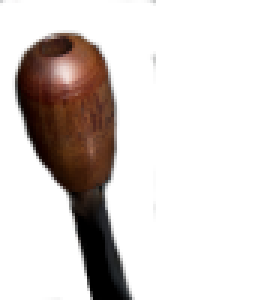
#> input picture assets/cockpit/gear1.png, 89 x 100 px (shown 3 times larger)
$ python -i image_processing.py   (imports and definitions only)
#> lines starting #> are read from the running program, lines starting #| are printed output that depends on the picture
#> further down, picture is the input picture: PIL image 89x100 RGBA; mean R, G, B, A 16.4, 10.3, 7.7, 52.4
from PIL import Image
import numpy as np

# [13 lines left out: function is_in_cockpit_view, not called in this run]


def resize_image(image, width, height):
    img = image.resize((width, height), Image.NEAREST)
    return img

# [19 lines left out: function crop_to_aspect_ratio, not called in this run]

def crop_black_borders_with_coords(image, specific_crop_box=None):
    # Convert image to grayscale
    grayscale = image.convert("L")
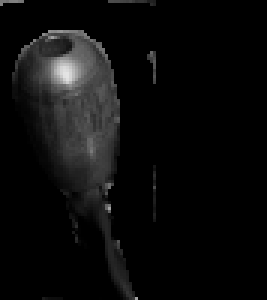
#> grayscale: PIL image 89x100 L (shown 3 times larger); min 0, max 228, mean 11.8

    # Convert to numpy array and find non-black rows and columns
    np_img = np.array(grayscale)
    non_empty_columns = np.where(np_img.max(axis=0) > 0)[0]
#> non_empty_columns = 52 values from 0 to 51
    non_empty_rows = np.where(np_img.max(axis=1) > 0)[0]
#> non_empty_rows = 92 values from 0 to 99

    # Calculate cropping box
    if specific_crop_box:
        crop_box = specific_crop_box
        cropped_image = image.crop(crop_box)
        resized_image = resize_image(cropped_image, 1280, 960)
        return resized_image, crop_box

    if non_empty_rows.size and non_empty_columns.size:
        crop_box = (
            min(non_empty_columns),
            min(non_empty_rows),
            max(non_empty_columns) + 1,
            max(non_empty_rows) + 1,
        )
#> crop_box = (0, 0, 52, 100)
        cropped_image = image.crop(crop_box)
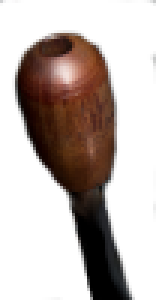
#> cropped_image: PIL image 52x100 RGBA (shown 3 times larger); mean R, G, B, A 28, 17.6, 13.1, 89.6; transparent parts drawn white
        #cropped_image = crop_to_aspect_ratio(cropped_image)
        resized_image = resize_image(cropped_image, 1280, 960)
#> in resize_image, `img = image.resize((width, height), Image.NEAREST)`:
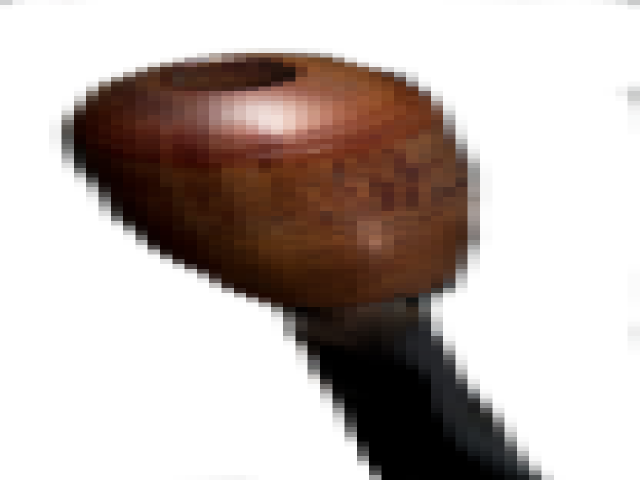
#> img: PIL image 1280x960 RGBA (shown at 1/2 size); mean R, G, B, A 28, 17.6, 13.1, 89.6; transparent parts drawn white
        return resized_image, crop_box

    image = resize_image(image, 1280, 960)
    return image, (0, 0, image.width, image.height)

# [22 lines left out: function overlay_rotated_needle, not called in this run]

>>> from PIL import Image
>>> picture = Image.open('assets/cockpit/gear1.png')
>>> result = crop_black_borders_with_coords(picture)

$ run again, on assets/cockpit/gear2.png
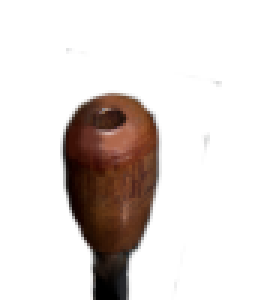
#> input picture assets/cockpit/gear2.png, 89 x 100 px (shown 3 times larger)
#> picture is the input picture: PIL image 89x100 RGBA; mean R, G, B, A 16.1, 9.6, 6.8, 45.1
#> in crop_black_borders_with_coords, `grayscale = image.convert("L")`:
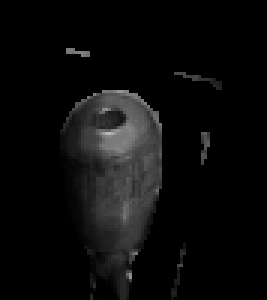
#> grayscale: PIL image 89x100 L (shown 3 times larger); min 0, max 185, mean 11.2
#> non_empty_columns = 51 values from 20 to 73
#> non_empty_rows = 79 values from 16 to 99
#> crop_box = (20, 16, 74, 100)
#> in resize_image, `img = image.resize((width, height), Image.NEAREST)`:
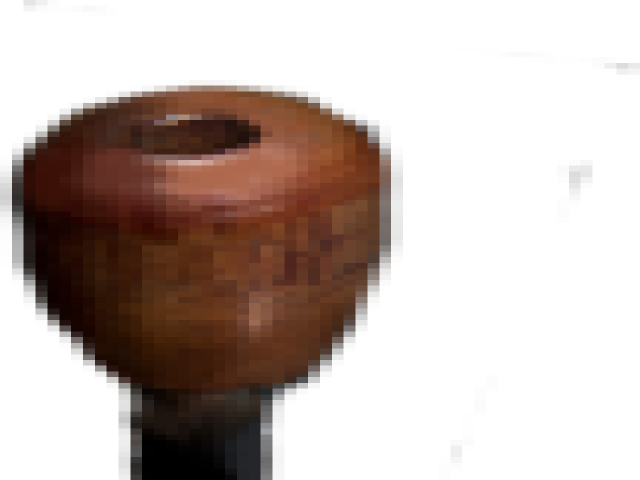
#> img: PIL image 1280x960 RGBA (shown at 1/2 size); mean R, G, B, A 31.6, 18.9, 13.4, 88.6; transparent parts drawn white

$ run again, on assets/cockpit/gear3.png
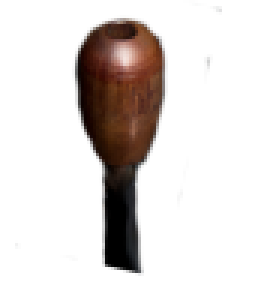
#> input picture assets/cockpit/gear3.png, 89 x 100 px (shown 3 times larger)
#> picture is the input picture: PIL image 89x100 RGBA; mean R, G, B, A 14.2, 9, 6.8, 44.7
#> in crop_black_borders_with_coords, `grayscale = image.convert("L")`:
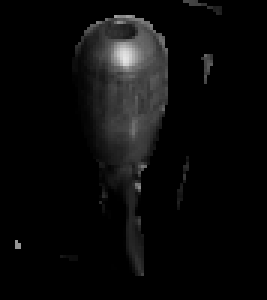
#> grayscale: PIL image 89x100 L (shown 3 times larger); min 0, max 230, mean 10.3
#> non_empty_columns = 53 values from 5 to 73
#> non_empty_rows = 92 values from 0 to 91
#> crop_box = (5, 0, 74, 92)
#> in resize_image, `img = image.resize((width, height), Image.NEAREST)`:
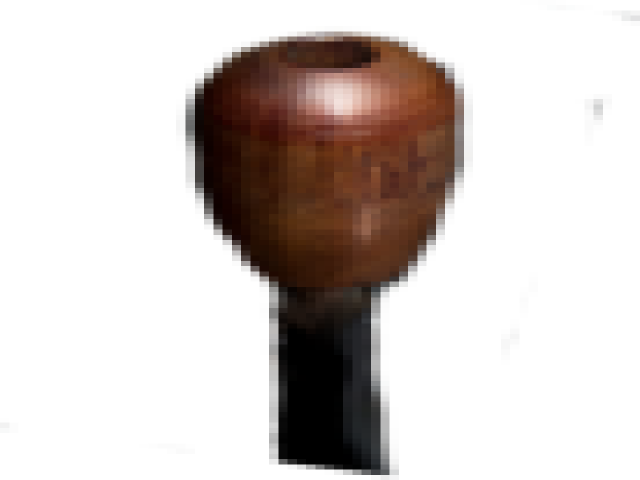
#> img: PIL image 1280x960 RGBA (shown at 1/2 size); mean R, G, B, A 20, 12.6, 9.5, 62.6; transparent parts drawn white

$ run again, on assets/cockpit/gear4.png
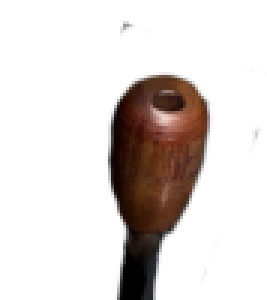
#> input picture assets/cockpit/gear4.png, 89 x 100 px (shown 3 times larger)
#> picture is the input picture: PIL image 89x100 RGBA; mean R, G, B, A 16.2, 10, 7.2, 47.8
#> in crop_black_borders_with_coords, `grayscale = image.convert("L")`:
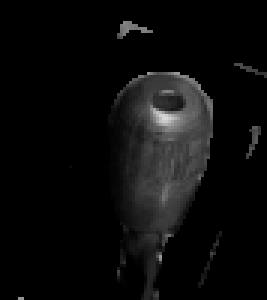
#> grayscale: PIL image 89x100 L (shown 3 times larger); min 0, max 216, mean 11.5
#> non_empty_columns = 53 values from 6 to 88
#> non_empty_rows = 85 values from 7 to 99
#> crop_box = (6, 7, 89, 100)
#> in resize_image, `img = image.resize((width, height), Image.NEAREST)`:
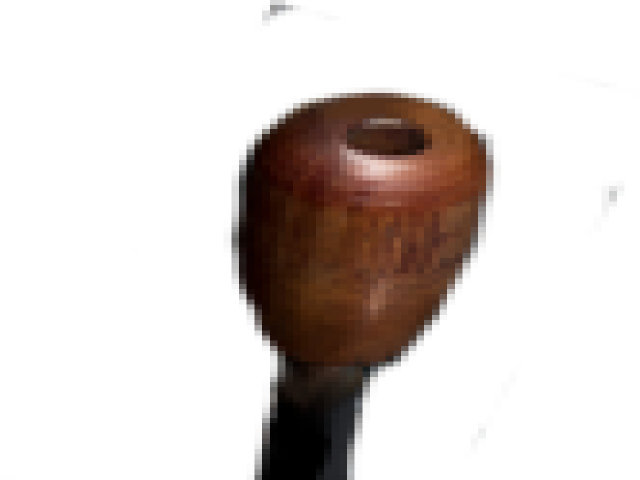
#> img: PIL image 1280x960 RGBA (shown at 1/2 size); mean R, G, B, A 18.7, 11.5, 8.4, 55.2; transparent parts drawn white
